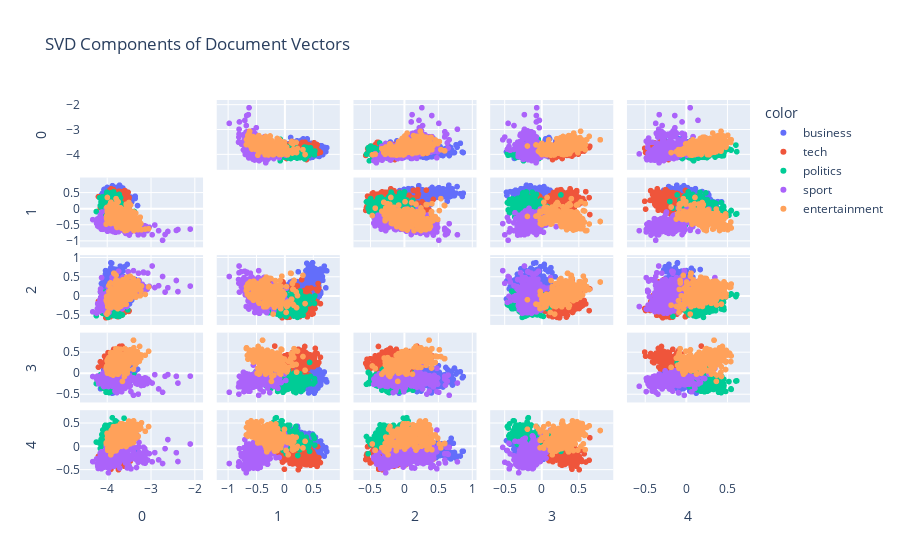

Notebook source saved alongside this figure:
### Markdown cell above
## SVD Components of the Document Vectors

following plot shows the 5 most important SVD components of the document vectors and their relationship with the news categories. This will help us understand how the document vectors are distributed in the SVD space and how they relate to the different news categories.

### Code cell
fig = px.scatter_matrix(
    document_topic_matrix,
    dimensions=[0, 1, 2, 3, 4],
    color=df['Category'],
    labels=dict.fromkeys(range(5), 'Component'),
    title='SVD Components of Document Vectors'
)
fig.update_traces(diagonal_visible=False)
fig.show()

### Figure 1 — Plotly figure (JSON) as saved in the notebook; plotly's stock layout.template omitted (floating-point values rounded to 4 significant figures; data arrays with more than 128 entries replaced by an {"elided": "..."} marker saying what was removed)
{"data": [{"diagonal": {"visible": false}, "dimensions": [{"axis": {"matches": true}, "label": "0", "values": {"elided": "336 float values"}}, {"axis": {"matches": true}, "label": "1", "values": {"elided": "336 float values"}}, {"axis": {"matches": true}, "label": "2", "values": {"elided": "336 float values"}}, {"axis": {"matches": true}, "label": "3", "values": {"elided": "336 float values"}}, {"axis": {"matches": true}, "label": "4", "values": {"elided": "336 float values"}}], "hovertemplate": "color=business<br>%{xaxis.title.text}=%{x}<br>%{yaxis.title.text}=%{y}<extra></extra>", "legendgroup": "business", "marker": {"color": "#636efa", "symbol": "circle"}, "name": "business", "showlegend": true, "type": "splom"}, {"diagonal": {"visible": false}, "dimensions": [{"axis": {"matches": true}, "label": "0", "values": {"elided": "261 float values"}}, {"axis": {"matches": true}, "label": "1", "values": {"elided": "261 float values"}}, {"axis": {"matches": true}, "label": "2", "values": {"elided": "261 float values"}}, {"axis": {"matches": true}, "label": "3", "values": {"elided": "261 float values"}}, {"axis": {"matches": true}, "label": "4", "values": {"elided": "261 float values"}}], "hovertemplate": "color=tech<br>%{xaxis.title.text}=%{x}<br>%{yaxis.title.text}=%{y}<extra></extra>", "legendgroup": "tech", "marker": {"color": "#EF553B", "symbol": "circle"}, "name": "tech", "showlegend": true, "type": "splom"}, {"diagonal": {"visible": false}, "dimensions": [{"axis": {"matches": true}, "label": "0", "values": {"elided": "274 float values"}}, {"axis": {"matches": true}, "label": "1", "values": {"elided": "274 float values"}}, {"axis": {"matches": true}, "label": "2", "values": {"elided": "274 float values"}}, {"axis": {"matches": true}, "label": "3", "values": {"elided": "274 float values"}}, {"axis": {"matches": true}, "label": "4", "values": {"elided": "274 float values"}}], "hovertemplate": "color=politics<br>%{xaxis.title.text}=%{x}<br>%{yaxis.title.text}=%{y}<extra></extra>", "legendgroup": "politics", "marker": {"color": "#00cc96", "symbol": "circle"}, "name": "politics", "showlegend": true, "type": "splom"}, {"diagonal": {"visible": false}, "dimensions": [{"axis": {"matches": true}, "label": "0", "values": {"elided": "346 float values"}}, {"axis": {"matches": true}, "label": "1", "values": {"elided": "346 float values"}}, {"axis": {"matches": true}, "label": "2", "values": {"elided": "346 float values"}}, {"axis": {"matches": true}, "label": "3", "values": {"elided": "346 float values"}}, {"axis": {"matches": true}, "label": "4", "values": {"elided": "346 float values"}}], "hovertemplate": "color=sport<br>%{xaxis.title.text}=%{x}<br>%{yaxis.title.text}=%{y}<extra></extra>", "legendgroup": "sport", "marker": {"color": "#ab63fa", "symbol": "circle"}, "name": "sport", "showlegend": true, "type": "splom"}, {"diagonal": {"visible": false}, "dimensions": [{"axis": {"matches": true}, "label": "0", "values": {"elided": "273 float values"}}, {"axis": {"matches": true}, "label": "1", "values": {"elided": "273 float values"}}, {"axis": {"matches": true}, "label": "2", "values": {"elided": "273 float values"}}, {"axis": {"matches": true}, "label": "3", "values": {"elided": "273 float values"}}, {"axis": {"matches": true}, "label": "4", "values": {"elided": "273 float values"}}], "hovertemplate": "color=entertainment<br>%{xaxis.title.text}=%{x}<br>%{yaxis.title.text}=%{y}<extra></extra>", "legendgroup": "entertainment", "marker": {"color": "#FFA15A", "symbol": "circle"}, "name": "entertainment", "showlegend": true, "type": "splom"}], "layout": {"dragmode": "select", "legend": {"title": {"text": "color"}, "tracegroupgap": 0}, "title": {"text": "SVD Components of Document Vectors"}}}
